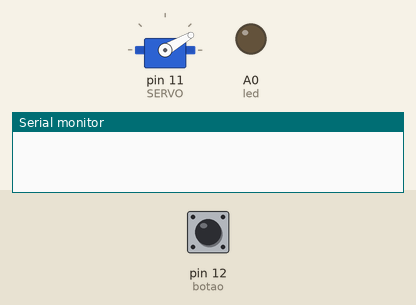
The sketch below on a simulated Arduino Uno, built with avr-gcc and run on an emulated ATmega328P. On the bench: servo, output pins drawn as LEDs (lit = HIGH), the last lines printed to the serial monitor. The test bench sets the inputs (shaded band); at power-on: pin 12 (botao) LOW.

Above: at 1.2 s.
1.3 s: pin 12 (botao) pulled HIGH for 0.15 s
4.3 s: pin 12 (botao) pulled HIGH for 1 s
At 7.2 s:
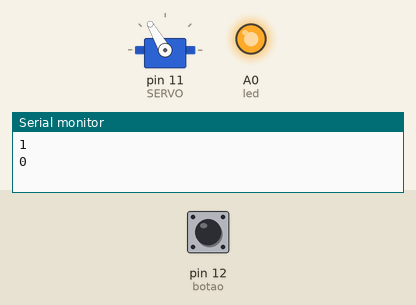
7.6 s: pin 12 (botao) pulled HIGH for 0.15 s
At 9.3 s:
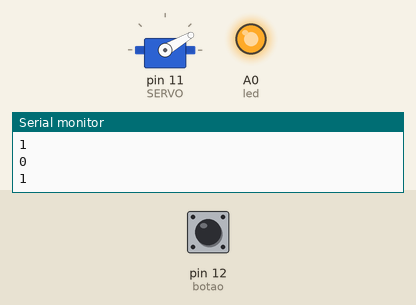
10.6 s: pin 12 (botao) pulled HIGH for 3.2 s
At 12.3 s:
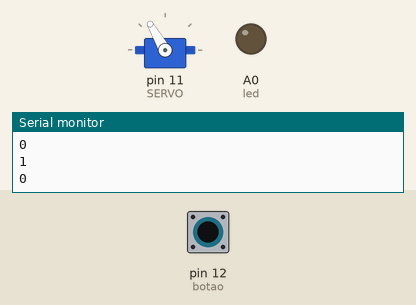
Timing chart, 0 to 16.3 s (numbered marks = the images above; inputs shaded):
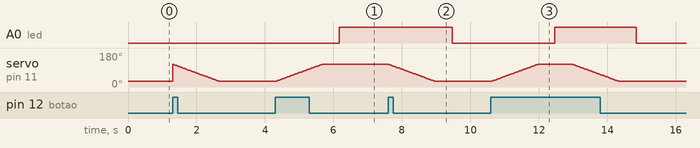

The sketch:

PROJETO_GARAGEM.ino
```cpp
#include <Servo.h>
#define SERVO 11
Servo motor;                        // Variavel do Motor
int pos;                            //Posição do Servo
int led = A0;
int botao = 12;
int estadobotao = LOW;
int estadoLed = LOW;
int ultimoEstado = 1;

void setup() {
  Serial.begin(9600);
  pinMode (led , OUTPUT );
  pinMode (botao , INPUT);
  motor.attach (SERVO);
  motor.write(30);
  //motor.write (100);//posição zero do motor
}

void loop() {
  estadobotao = digitalRead(botao);
  if (estadobotao == HIGH ) {
    Serial.println(ultimoEstado);
    if (ultimoEstado == 0) {
      ultimoEstado = 1;
      for (pos = 30; pos <= 120; pos++) {
        motor.write(pos);
        delay(15);
      }
      delay (500);
      digitalWrite(led , HIGH);

    }
    else {
      ultimoEstado = 0;
      for (pos = 120; pos >= 30; pos--) {
        motor.write(pos);
        delay(15);
      }
      delay (500);
      digitalWrite(led , LOW);

    }

    delay(500);
  }

}
```

Measured:
- after the input at 4.3 s, A0 (led): LOW → HIGH after 1.9 s; servo on pin 11 (SERVO): moves from 30° to 120° over 1.4 s, starting at once
- after the input at 7.6 s, A0 (led): HIGH → LOW after 1.9 s; servo on pin 11 (SERVO): moves from 120° to 30° over 1.4 s, starting at once
- after the input at 10.6 s, A0 (led): LOW → HIGH after 1.9 s, → LOW 2.4 s later; servo on pin 11 (SERVO): rises from 30° to 120° in 1.4 s, then falls to 30° in 2.4 s
